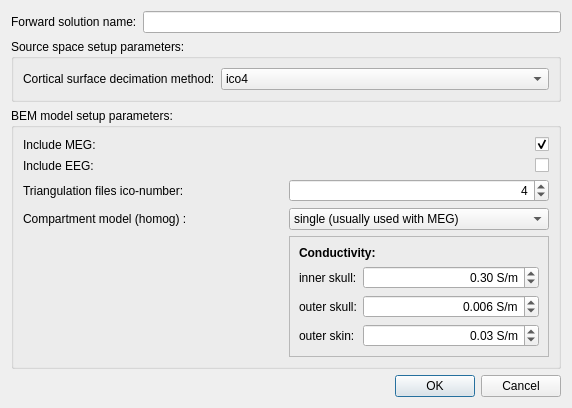
<?xml version="1.0" encoding="UTF-8"?>
<ui version="4.0">
 <class>forwardSolutionDialog</class>
 <widget class="QDialog" name="forwardSolutionDialog">
  <property name="geometry">
   <rect>
    <x>0</x>
    <y>0</y>
    <width>572</width>
    <height>372</height>
   </rect>
  </property>
  <property name="windowTitle">
   <string>Create new forward solution</string>
  </property>
  <property name="modal">
   <bool>true</bool>
  </property>
  <layout class="QFormLayout" name="formLayout_3">
   <property name="fieldGrowthPolicy">
    <enum>QFormLayout::AllNonFixedFieldsGrow</enum>
   </property>
   <item row="0" column="0" colspan="2">
    <layout class="QHBoxLayout" name="horizontalLayout_6">
     <item>
      <widget class="QLabel" name="labelForwardSolutionName">
       <property name="text">
        <string>Forward solution name:</string>
       </property>
      </widget>
     </item>
     <item>
      <widget class="QLineEdit" name="lineEditForwardSolutionName"/>
     </item>
    </layout>
   </item>
   <item row="1" column="0" colspan="2">
    <widget class="QGroupBox" name="groupBoxSourceSpaceSetup">
     <property name="title">
      <string>Source space setup parameters:</string>
     </property>
     <layout class="QGridLayout" name="gridLayout_3">
      <item row="0" column="0">
       <widget class="QLabel" name="labelIco">
        <property name="text">
         <string>Cortical surface decimation method:</string>
        </property>
        <property name="buddy">
         <cstring></cstring>
        </property>
       </widget>
      </item>
      <item row="0" column="1" colspan="2">
       <widget class="QComboBox" name="comboBoxSurfaceDecimMethod">
        <item>
         <property name="text">
          <string>ico4</string>
         </property>
        </item>
        <item>
         <property name="text">
          <string>oct5</string>
         </property>
        </item>
        <item>
         <property name="text">
          <string>ico5</string>
         </property>
        </item>
        <item>
         <property name="text">
          <string>oct6</string>
         </property>
        </item>
       </widget>
      </item>
     </layout>
    </widget>
   </item>
   <item row="2" column="0" colspan="2">
    <widget class="QGroupBox" name="groupBoxSetupBem">
     <property name="title">
      <string>BEM model setup parameters:</string>
     </property>
     <layout class="QGridLayout" name="gridLayout">
      <item row="3" column="0">
       <widget class="QLabel" name="labelHomog">
        <property name="text">
         <string>Compartment model (homog) :</string>
        </property>
        <property name="buddy">
         <cstring>comboBoxCompartmentModel</cstring>
        </property>
       </widget>
      </item>
      <item row="3" column="1">
       <widget class="QComboBox" name="comboBoxCompartmentModel">
        <item>
         <property name="text">
          <string>single (usually used with MEG)</string>
         </property>
        </item>
        <item>
         <property name="text">
          <string>three layer</string>
         </property>
        </item>
       </widget>
      </item>
      <item row="4" column="1">
       <widget class="QFrame" name="frame_2">
        <property name="frameShape">
         <enum>QFrame::StyledPanel</enum>
        </property>
        <property name="frameShadow">
         <enum>QFrame::Raised</enum>
        </property>
        <layout class="QFormLayout" name="formLayout_2">
         <item row="0" column="0" colspan="2">
          <widget class="QLabel" name="labelConductivity">
           <property name="text">
            <string>&lt;html&gt;&lt;head/&gt;&lt;body&gt;&lt;p&gt;&lt;span style=&quot; font-weight:600;&quot;&gt;Conductivity:&lt;/span&gt;&lt;/p&gt;&lt;/body&gt;&lt;/html&gt;</string>
           </property>
          </widget>
         </item>
         <item row="1" column="0">
          <widget class="QLabel" name="labelBrainComp">
           <property name="text">
            <string>inner skull:</string>
           </property>
           <property name="buddy">
            <cstring>doubleSpinBoxBrainConductivity</cstring>
           </property>
          </widget>
         </item>
         <item row="1" column="1">
          <widget class="QDoubleSpinBox" name="doubleSpinBoxBrainConductivity">
           <property name="alignment">
            <set>Qt::AlignRight|Qt::AlignTrailing|Qt::AlignVCenter</set>
           </property>
           <property name="suffix">
            <string> S/m</string>
           </property>
           <property name="decimals">
            <number>2</number>
           </property>
           <property name="value">
            <double>0.300000000000000</double>
           </property>
          </widget>
         </item>
         <item row="2" column="0">
          <widget class="QLabel" name="labelSkullComp">
           <property name="text">
            <string>outer skull:</string>
           </property>
           <property name="buddy">
            <cstring>doubleSpinBoxSkullConductivity</cstring>
           </property>
          </widget>
         </item>
         <item row="2" column="1">
          <widget class="QDoubleSpinBox" name="doubleSpinBoxSkullConductivity">
           <property name="alignment">
            <set>Qt::AlignRight|Qt::AlignTrailing|Qt::AlignVCenter</set>
           </property>
           <property name="prefix">
            <string/>
           </property>
           <property name="suffix">
            <string> S/m</string>
           </property>
           <property name="decimals">
            <number>3</number>
           </property>
           <property name="value">
            <double>0.006000000000000</double>
           </property>
          </widget>
         </item>
         <item row="3" column="0">
          <widget class="QLabel" name="labelScalpComp">
           <property name="text">
            <string>outer skin:</string>
           </property>
           <property name="buddy">
            <cstring>doubleSpinBoxScalpConductivity</cstring>
           </property>
          </widget>
         </item>
         <item row="3" column="1">
          <widget class="QDoubleSpinBox" name="doubleSpinBoxScalpConductivity">
           <property name="alignment">
            <set>Qt::AlignRight|Qt::AlignTrailing|Qt::AlignVCenter</set>
           </property>
           <property name="suffix">
            <string> S/m</string>
           </property>
           <property name="value">
            <double>0.030000000000000</double>
           </property>
          </widget>
         </item>
        </layout>
       </widget>
      </item>
      <item row="2" column="0">
       <widget class="QLabel" name="labelTriangIco">
        <property name="text">
         <string>Triangulation files ico-number:</string>
        </property>
       </widget>
      </item>
      <item row="2" column="1">
       <widget class="QSpinBox" name="spinBoxTriangFilesIco">
        <property name="enabled">
         <bool>true</bool>
        </property>
        <property name="alignment">
         <set>Qt::AlignRight|Qt::AlignTrailing|Qt::AlignVCenter</set>
        </property>
        <property name="value">
         <number>4</number>
        </property>
       </widget>
      </item>
      <item row="0" column="0">
       <widget class="QLabel" name="labelIncludeMEG">
        <property name="text">
         <string>Include MEG:</string>
        </property>
       </widget>
      </item>
      <item row="0" column="1">
       <widget class="QCheckBox" name="checkBoxIncludeMEG">
        <property name="layoutDirection">
         <enum>Qt::RightToLeft</enum>
        </property>
        <property name="text">
         <string/>
        </property>
        <property name="checked">
         <bool>true</bool>
        </property>
       </widget>
      </item>
      <item row="1" column="0">
       <widget class="QLabel" name="labelIncludeEEG">
        <property name="text">
         <string>Include EEG:</string>
        </property>
       </widget>
      </item>
      <item row="1" column="1">
       <widget class="QCheckBox" name="checkBoxIncludeEEG">
        <property name="layoutDirection">
         <enum>Qt::RightToLeft</enum>
        </property>
        <property name="text">
         <string/>
        </property>
       </widget>
      </item>
     </layout>
    </widget>
   </item>
   <item row="3" column="0" colspan="2">
    <widget class="QDialogButtonBox" name="buttonBox">
     <property name="orientation">
      <enum>Qt::Horizontal</enum>
     </property>
     <property name="standardButtons">
      <set>QDialogButtonBox::Cancel|QDialogButtonBox::Ok</set>
     </property>
    </widget>
   </item>
  </layout>
 </widget>
 <resources/>
 <connections>
  <connection>
   <sender>buttonBox</sender>
   <signal>accepted()</signal>
   <receiver>forwardSolutionDialog</receiver>
   <slot>accept()</slot>
   <hints>
    <hint type="sourcelabel">
     <x>569</x>
     <y>552</y>
    </hint>
    <hint type="destinationlabel">
     <x>157</x>
     <y>274</y>
    </hint>
   </hints>
  </connection>
  <connection>
   <sender>buttonBox</sender>
   <signal>rejected()</signal>
   <receiver>forwardSolutionDialog</receiver>
   <slot>reject()</slot>
   <hints>
    <hint type="sourcelabel">
     <x>569</x>
     <y>552</y>
    </hint>
    <hint type="destinationlabel">
     <x>286</x>
     <y>274</y>
    </hint>
   </hints>
  </connection>
 </connections>
</ui>
